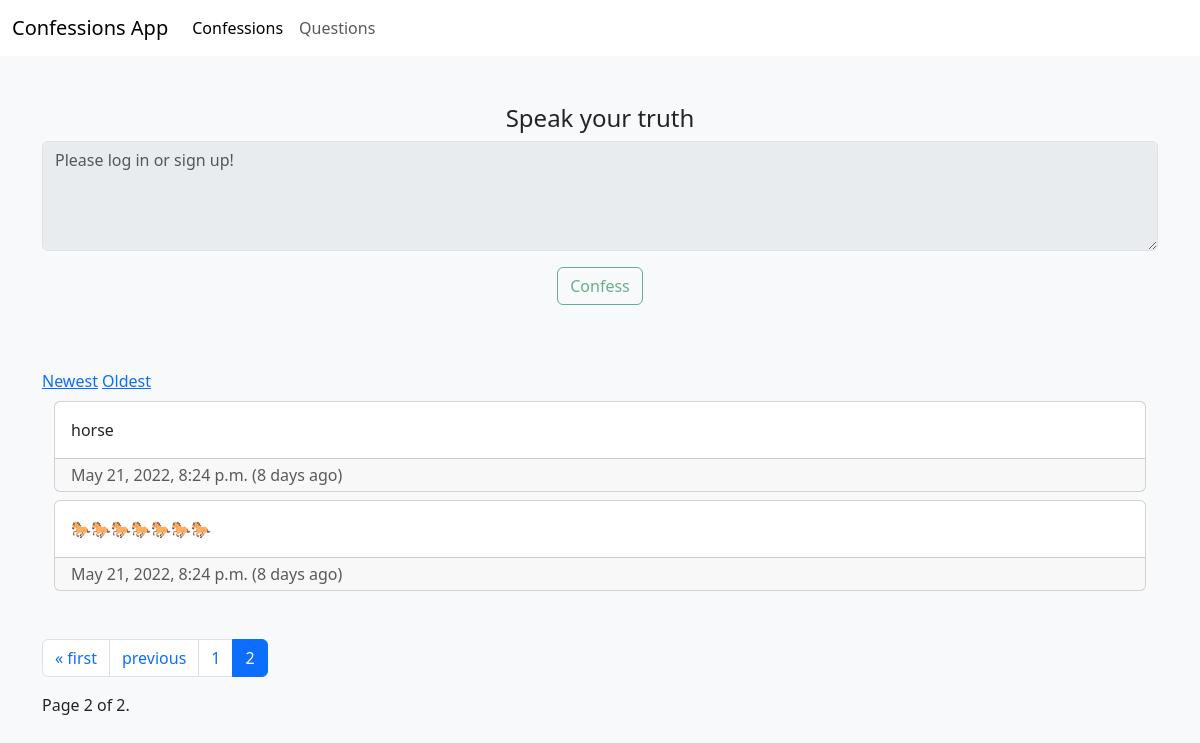
/confessions/?page=2&SortBy=None, run on the app's committed database.
### ConfessionsApp/models.py (models this page shows, shortened)
class Confession(models.Model):
    body = models.CharField(max_length=666)
    date = models.DateTimeField(auto_now=True)
    owner=models.ForeignKey(User, on_delete=models.CASCADE)
    @property
    def num_days_ago(self):
        today= timezone.now()
        return (today - self.date).days

### ConfessionsApp/views.py (the view, shortened to what this page needs)
# urls.py: path("confessions/", views.confessions, name="confessions"),
def confessions(request):
    if request.method != "POST":
        SortBy = request.GET.get('SortBy')
        if SortBy == "Newest":
            Confessions = Confession.objects.all().order_by('-date')
        elif SortBy == "Oldest":
            Confessions = Confession.objects.all().order_by('date')
        else:
            Confessions = Confession.objects.all().order_by('-date')
        paginator = Paginator(Confessions, 10)
        page_number = request.GET.get('page')
        page_obj = paginator.get_page(page_number)
        return render(request, 'ConfessionsApp/confessions.html',
                    {'page_obj': page_obj,
                    'SortBy' : SortBy,})

### ConfessionsApp/templates/ConfessionsApp/confessions.html (shortened to what this page needs)
{%extends 'ConfessionsApp/base.html'%}
{%load static%}
{%block content%}
<div class="container">
  <form method="POST">
    <div class=" mt-5 mb-3 text-center">
      <h4 for="ConfessionInput" class="form-label mb-2">Speak your truth</h4>
      {%if user.is_authenticated%}
      <textarea class="form-control" name="ConfessionInput" rows="4" placeholder="Type your confession..."></textarea>
      <input class="btn btn-outline-success mt-3 mb-5" id="submitBtn" type="submit" value="Confess"/>
      {%else%}
      <textarea class="form-control" name="ConfessionInput" rows="4" placeholder="Please log in or sign up!" disabled></textarea>
      <input class="btn btn-outline-success mt-3 mb-5" id="submitBtn" type="submit" value="Confess" disabled/>
      {%endif%}
    </div>
  </form>
  <a href="?page={{page_obj.number}}&SortBy=Newest">Newest</a>
  <a href="?page={{page_obj.number}}&SortBy=Oldest">Oldest</a>
  <div class="container mb-5">
    {% for Confession in page_obj %}
      <div class="card mt-2 mb-2">
        <span class="card-body">{{Confession.body}}</span>
        <div class="card-footer py-1 submission-footer text-muted">
          <span class="card-text">
            {{Confession.date}}
            {%if Confession.num_days_ago != 1%}
              ({{Confession.num_days_ago}} days ago)
            {%else%}
            ({{Confession.num_days_ago}} day ago)
            {%endif%}
          </span>
        </div>
      </div>
    {%endfor%}
  </div>
<ul class="pagination my-3">
        {% if page_obj.has_previous %}
            <li class="page-item">
              <a class="page-link" href="?page=1">&laquo; first</a>
            </li>
            <li class="page-item">
              <a class="page-link" href="?page={{ page_obj.previous_page_number }}&SortBy={{SortBy}}">previous</a>
            </li>
            <li class="page-item">
              <a class="page-link" href="?page={{ page_obj.previous_page_number }}&SortBy={{SortBy}}">{{ page_obj.previous_page_number }}</a>
            </li>
        {% endif %}
        <li class="page-item active" aria-current="page">
          <a class="page-link" href="#" >{{page_obj.number}}</a>
        </li>
</ul>
<span class="current">
  Page {{ page_obj.number }} of {{ page_obj.paginator.num_pages }}.
</span>
</div>
{%endblock content%}

### data on the page
Confession: body "horse", date "May 21, 2022, 8:24 p.m.", num_days_ago "8"
Confession: body "🐎🐎🐎🐎🐎🐎🐎", date "May 21, 2022, 8:24 p.m.", num_days_ago "8"

### other printed values
{{ page_obj.previous_page_number }} "1"
{{ page_obj.number }} "2"
{{ page_obj.paginator.num_pages }} "2"
